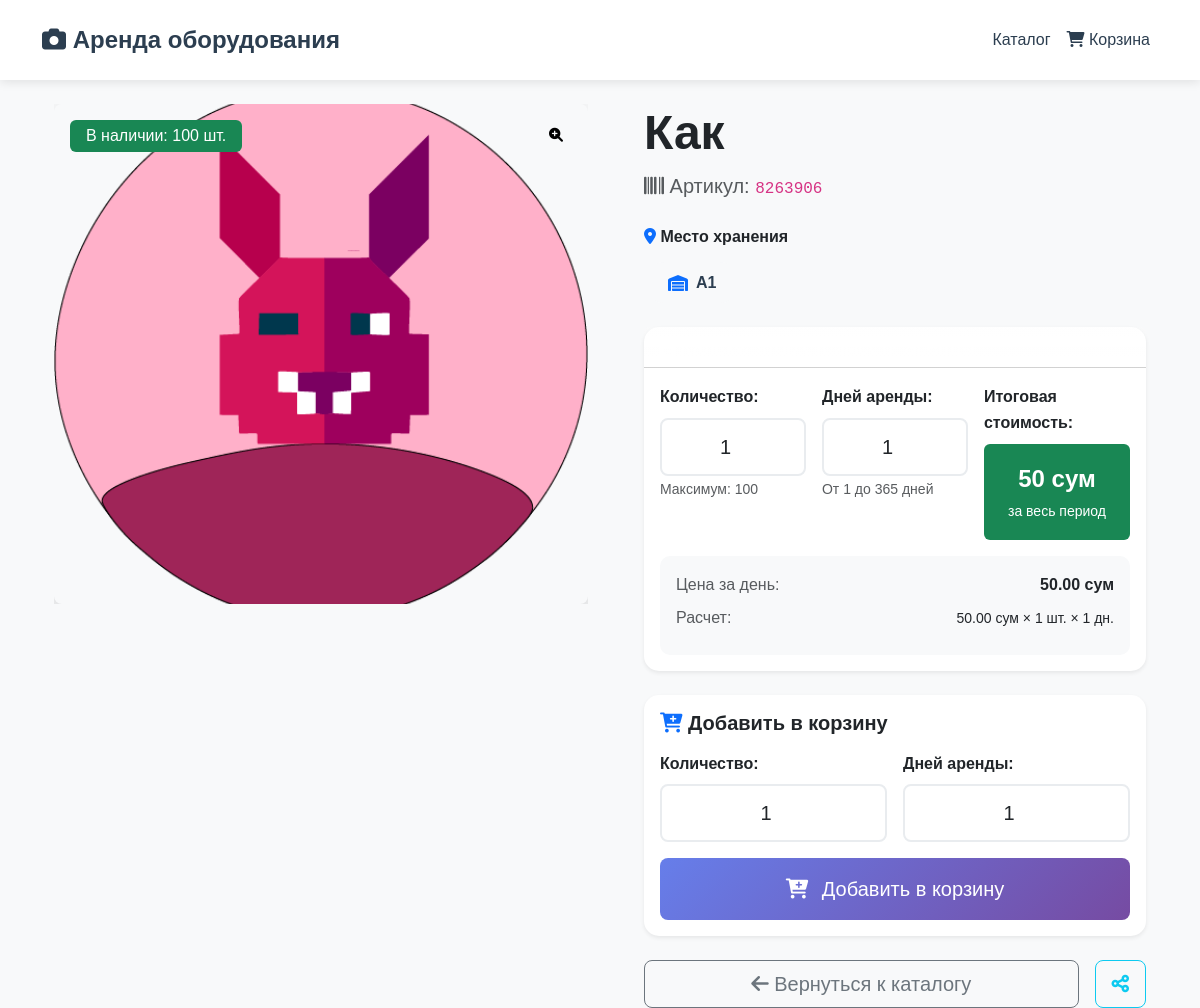
/product/1/, run on the app's committed database.
### rental/models.py (models this page shows, shortened)
class Product(models.Model):
    name = models.CharField(max_length=200, verbose_name='Название')
    photo = models.ImageField(upload_to='products/', verbose_name='Фото')
    article = models.CharField(max_length=50, unique=True, verbose_name='Артикул')
    description = models.TextField(blank=True, verbose_name='Описание')
    quantity = models.IntegerField(default=0, verbose_name='Количество')
    available_quantity = models.IntegerField(default=0, verbose_name='Доступное количество')
    tags = models.ManyToManyField(Tag, blank=True, verbose_name='Теги')
    daily_price = models.DecimalField(max_digits=10, decimal_places=2, verbose_name='Цена за день')
    shelf = models.ForeignKey(Shelf, on_delete=models.CASCADE, verbose_name='Место хранения')
    created_at = models.DateTimeField(auto_now_add=True)
    def get_display_name(self):
        return self.name.capitalize()
    class Meta:
        verbose_name = 'Товар'
        verbose_name_plural = 'Товары'

class Shelf(models.Model):
    storage = models.ForeignKey(Storage, on_delete=models.CASCADE, verbose_name='Стойка')
    number = models.CharField(max_length=10, verbose_name='Номер полки')
    def __str__(self):
        return f"{self.storage.name}{self.number}"
    class Meta:
        verbose_name = 'Полка'
        verbose_name_plural = 'Полки'

class Storage(models.Model):
    name = models.CharField(max_length=10, verbose_name='Название стойки')
    class Meta:
        verbose_name = 'Стойка'
        verbose_name_plural = 'Стойки'

### rental/views.py (the view)
# urls.py: path('product/<int:product_id>/', views.product_detail, name='product_detail'),
def product_detail(request, product_id):
    product = get_object_or_404(Product, id=product_id)
    return render(request, 'rental/product_detail.html', {'product': product})

### templates/rental/product_detail.html (shortened to what this page needs)
{% extends 'base.html' %}
{% load rental_filters %}
{% block content %}
<div class="container-fluid">
    <div class="row">
        <div class="col-lg-6">
            <div class="product-gallery">
                {% if product.photo %}
                    <div class="main-image-container position-relative">
                        <img src="{{ product.photo.url }}" class="img-fluid rounded-3 shadow-lg main-product-image" alt="{{ product.name }}" id="mainImage">
                        <button class="btn btn-light btn-sm position-absolute top-0 end-0 m-3"
                                onclick="openImageModal()" title="Увеличить изображение">
                            <i class="fas fa-search-plus"></i>
                        </button>
                        <div class="position-absolute top-0 start-0 m-3">
                            {% if product.available_quantity <= 0 %}
                                <span class="badge bg-danger fs-6 px-3 py-2">Нет в наличии</span>
                            {% elif product.available_quantity <= 3 %}
                                <span class="badge bg-warning fs-6 px-3 py-2">Осталось: {{ product.available_quantity }} шт.</span>
                            {% else %}
                                <span class="badge bg-success fs-6 px-3 py-2">В наличии: {{ product.available_quantity }} шт.</span>
                            {% endif %}
                        </div>
                    </div>
                {% endif %}
            </div>
        </div>
        <div class="col-lg-6">
            <div class="product-info">
                <div class="mb-4">
                    <h1 class="display-5 fw-bold text-dark mb-2">{{ product.get_display_name }}</h1>
                    <p class="text-muted fs-5">
                        <i class="fas fa-barcode"></i> Артикул: <code class="fs-6">{{ product.article }}</code>
                    </p>
                </div>
                <div class="mb-4">
                    <h6 class="fw-bold text-dark mb-3">
                        <i class="fas fa-map-marker-alt text-primary"></i> Место хранения
                    </h6>
                    <div class="d-inline-flex align-items-center bg-light rounded-pill px-4 py-2">
                        <i class="fas fa-warehouse text-primary me-2"></i>
                        <span class="fw-bold">{{ product.shelf }}</span>
                    </div>
                </div>
                <div class="card border-0 shadow-sm mb-4">
                    <div class="card-header bg-gradient text-white">
                        <h5 class="mb-0">
                            <i class="fas fa-calculator"></i> Калькулятор стоимости аренды
                        </h5>
                    </div>
                    <div class="card-body">
                        <div class="row g-3 mb-3">
                            <div class="col-md-4">
                                <label class="form-label fw-bold">Количество:</label>
                                <input type="number" id="calcQuantity" class="form-control form-control-lg text-center"
                                       value="1" min="1" max="{{ product.available_quantity }}" onchange="updateCalculation()">
                                <small class="text-muted">Максимум: {{ product.available_quantity }}</small>
                            </div>
                            <div class="col-md-4">
                                <label class="form-label fw-bold">Дней аренды:</label>
                                <input type="number" id="calcDays" class="form-control form-control-lg text-center"
                                       value="{{ request.GET.days|default:1 }}" min="1" max="365" onchange="updateCalculation()">
                                <small class="text-muted">От 1 до 365 дней</small>
                            </div>
                            <div class="col-md-4">
                                <label class="form-label fw-bold">Итоговая стоимость:</label>
                                <div class="bg-success text-white rounded p-3 text-center">
                                    <div class="fs-4 fw-bold" id="calculatedTotal">{{ product.daily_price }} сум</div>
                                    <small>за весь период</small>
                                </div>
                            </div>
                        </div>
                        <div class="calculation-details">
                            <div class="d-flex justify-content-between align-items-center mb-2">
                                <span class="text-muted">Цена за день:</span>
                                <span class="fw-bold">{{ product.daily_price }} сум</span>
                            </div>
                            <div class="d-flex justify-content-between align-items-center mb-2">
                                <span class="text-muted">Расчет:</span>
                                <span class="small" id="calculationBreakdown">
                                    {{ product.daily_price }} сум × <span id="quantityDisplay">1</span> шт. × <span id="daysDisplay">{{ request.GET.days|default:1 }}</span> дн.
                                </span>
                            </div>
                        </div>
                    </div>
                </div>
                {% if product.available_quantity > 0 %}
                    <form method="post" action="{% url 'rental:add_to_cart' product.id %}" class="mb-4">
                        <div class="card border-0 shadow-sm">
                            <div class="card-body">
                                <h5 class="fw-bold text-dark mb-3">
                                    <i class="fas fa-cart-plus text-primary"></i> Добавить в корзину
                                </h5>
                                <div class="row g-3">
                                    <div class="col-6">
                                        <label for="quantity" class="form-label fw-bold">Количество:</label>
                                        <input type="number" name="quantity" id="quantity"
                                               class="form-control form-control-lg text-center"
                                               value="1" min="1" max="{{ product.available_quantity }}">
                                    </div>
                                    <div class="col-6">
                                        <label for="days" class="form-label fw-bold">Дней аренды:</label>
                                        <input type="number" name="days" id="days"
                                               class="form-control form-control-lg text-center"
                                               value="{{ request.GET.days|default:1 }}" min="1" max="365">
                                    </div>
                                    <div class="col-12">
                                        <button type="submit" class="btn btn-primary btn-lg w-100 py-3">
                                            <i class="fas fa-cart-plus me-2"></i>
                                            Добавить в корзину
                                        </button>
                                    </div>
                                </div>
                            </div>
                        </div>
                    </form>
                {% endif %}
                <div class="d-flex gap-3">
                    <a href="{% url 'rental:product_list' %}?days={{ request.GET.days|default:1 }}"
                       class="btn btn-outline-secondary btn-lg flex-fill">
                        <i class="fas fa-arrow-left"></i> Вернуться к каталогу
                    </a>
                    <button class="btn btn-outline-info btn-lg" onclick="shareProduct()" title="Поделиться товаром">
                        <i class="fas fa-share-alt"></i>
                    </button>
                </div>
            </div>
        </div>
    </div>
</div>
{% endblock %}

### templates/base.html (style rules this page uses)
:root { --primary-color: #2c3e50; --secondary-color: #34495e; --accent-color: #3498db; --background-color: #f8f9fa; --text-color: #2c3e50; }
body { font-family: 'Arial', sans-serif; background-color: var(--background-color); color: var(--text-color); line-height: 1.6; }
.btn-primary { background-color: var(--accent-color); border: none; padding: 0.75rem 1.5rem; font-weight: 500; transition: all 0.3s ease; }
.card { border: none; box-shadow: 0 4px 15px rgba(0,0,0,0.1); transition: transform 0.3s ease; border-radius: 10px; }
.form-control { border-radius: 8px; border: 2px solid #e9ecef; padding: 0.75rem; transition: border-color 0.3s ease; }

### templates/rental/product_detail.html (style rules this page uses)
.product-gallery .main-image-container { max-height: 500px; overflow: hidden; }
.main-product-image { width: 100%; height: 500px; object-fit: cover; transition: transform 0.3s ease; }
.product-info { padding-left: 2rem; }
.bg-gradient { background: linear-gradient(135deg, #667eea 0%, #764ba2 100%); }
.calculation-details { background-color: #f8f9fa; border-radius: 10px; padding: 1rem; }
.btn-primary { background: linear-gradient(135deg, #667eea 0%, #764ba2 100%); border: none; font-weight: 500; transition: all 0.3s ease; }
.badge { font-weight: 500; font-size: 0.9rem; }
.card { border-radius: 15px; transition: transform 0.3s ease; }

### data on the page
Product: photo (picture), available_quantity "100", get_display_name "Как", article "8263906", shelf "A1", daily_price "50.00"

### other printed values
{{ request.GET.days|default:1 }} "1"
